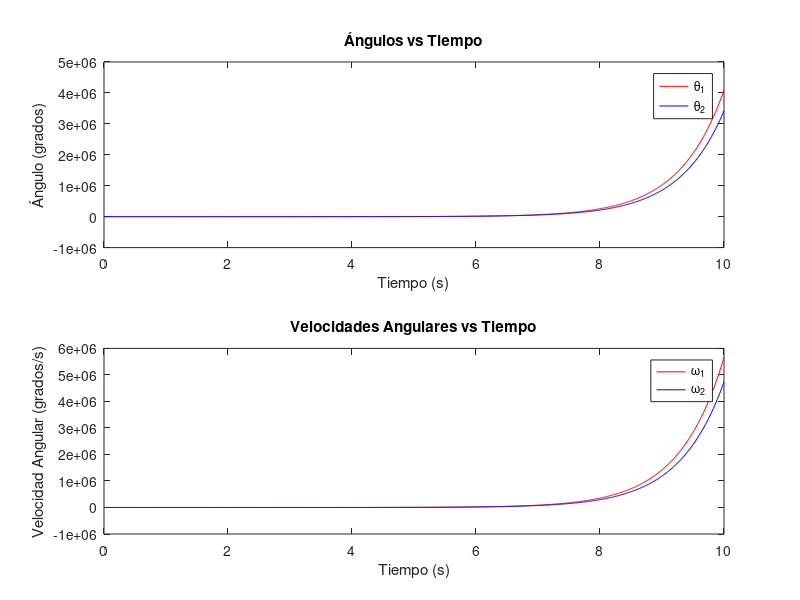

Write the MATLAB code that produced this figure.
% Parámetros del sistema
m1 = 0.2;   % kg
l1 = 0.3;   % m
m2 = 0.1;   % kg
l2 = 0.25;  % m
g = 9.81;   % m/s^2

% Condiciones iniciales
theta1_0 = 0;       % rad
theta2_0 = deg2rad(35); % convertir grados a radianes
theta1_dot_0 = 0;   % rad/s
theta2_dot_0 = 0;   % rad/s

% Crear la función de transferencia del sistema
numerator1 = [(m1 + m2) * l1, m2 * l2, 0, 0];
denominator1 = [(m1 + m2), 0, -m2 * l2 * g, 0];
numerator2 = [l2, l1, 0, 0];
denominator2 = [0, 0, -l1 * g, 0];

sys1 = tf(numerator1, denominator1);
sys2 = tf(numerator2, denominator2);

% Crear el modelo en espacio de estados
A = [0, 0, 1, 0; 0, 0, 0, 1; -m2 * l2 * g / (m1 + m2), m2 * g / (m1 + m2), 0, 0; l1 * g / (m1 + m2), -l1 * g / (m1 + m2), 0, 0];
B = [0; 0; 1 / (m1 + m2); -1 / (m1 + m2)];
C = eye(4);
D = zeros(4, 1);

sys_ss = ss(A, B, C, D);

% Condiciones iniciales
x0 = [theta1_0; theta2_0; theta1_dot_0; theta2_dot_0];

% Simulación
tspan = 0:0.01:10; % tiempo de simulación de 0 a 10 segundos
[time, state] = ode45(@(t, x) A*x + B*0, tspan, x0);

% Plotear resultados
figure;

subplot(2, 1, 1);
plot(time, rad2deg(state(:, 1)), 'r', time, rad2deg(state(:, 2)), 'b');
title('Ángulos vs Tiempo');
xlabel('Tiempo (s)');
ylabel('Ángulo (grados)');
legend('\theta_1', '\theta_2');

subplot(2, 1, 2);
plot(time, rad2deg(state(:, 3)), 'r', time, rad2deg(state(:, 4)), 'b');
title('Velocidades Angulares vs Tiempo');
xlabel('Tiempo (s)');
ylabel('Velocidad Angular (grados/s)');
legend('\omega_1', '\omega_2');
